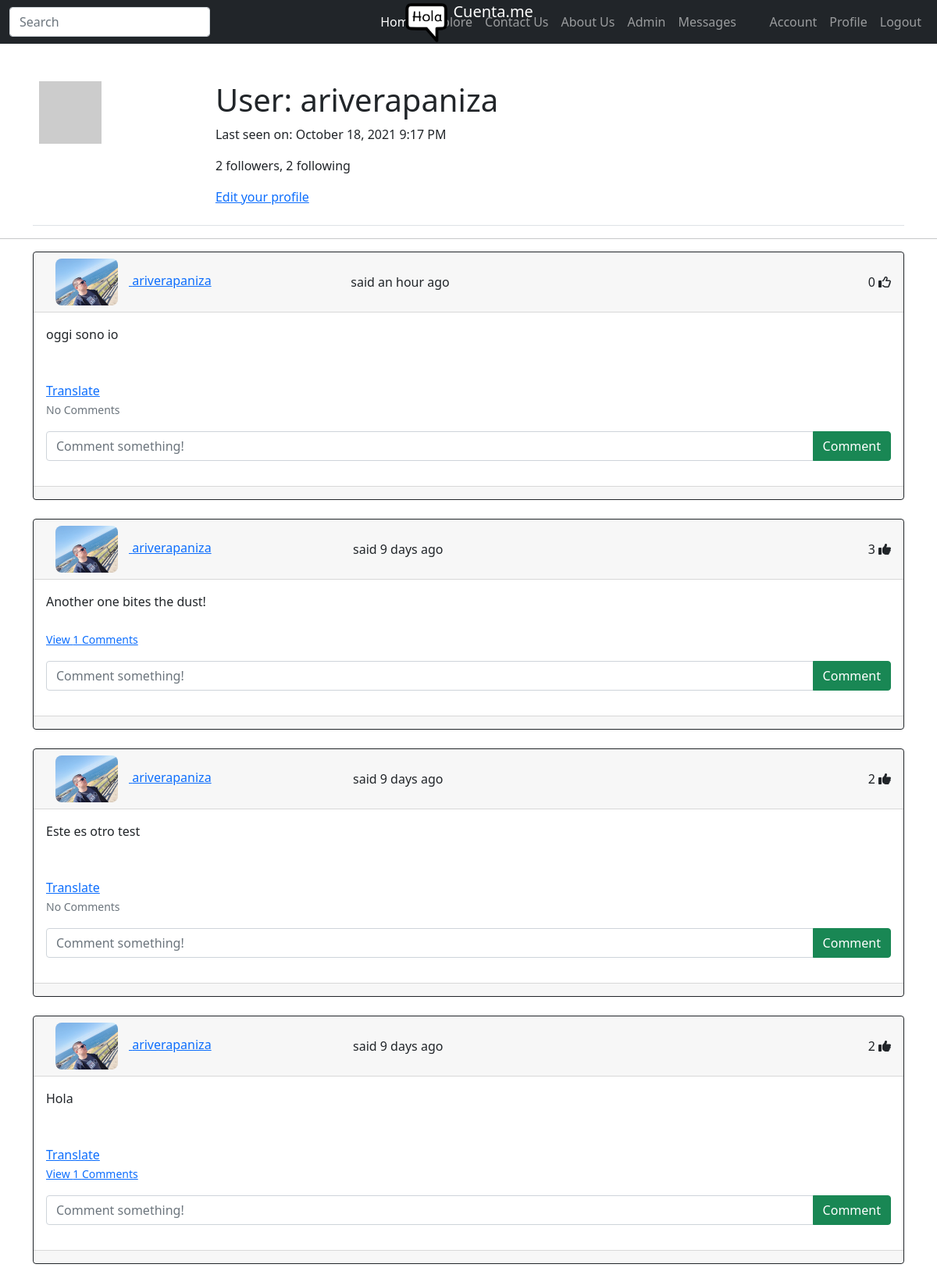
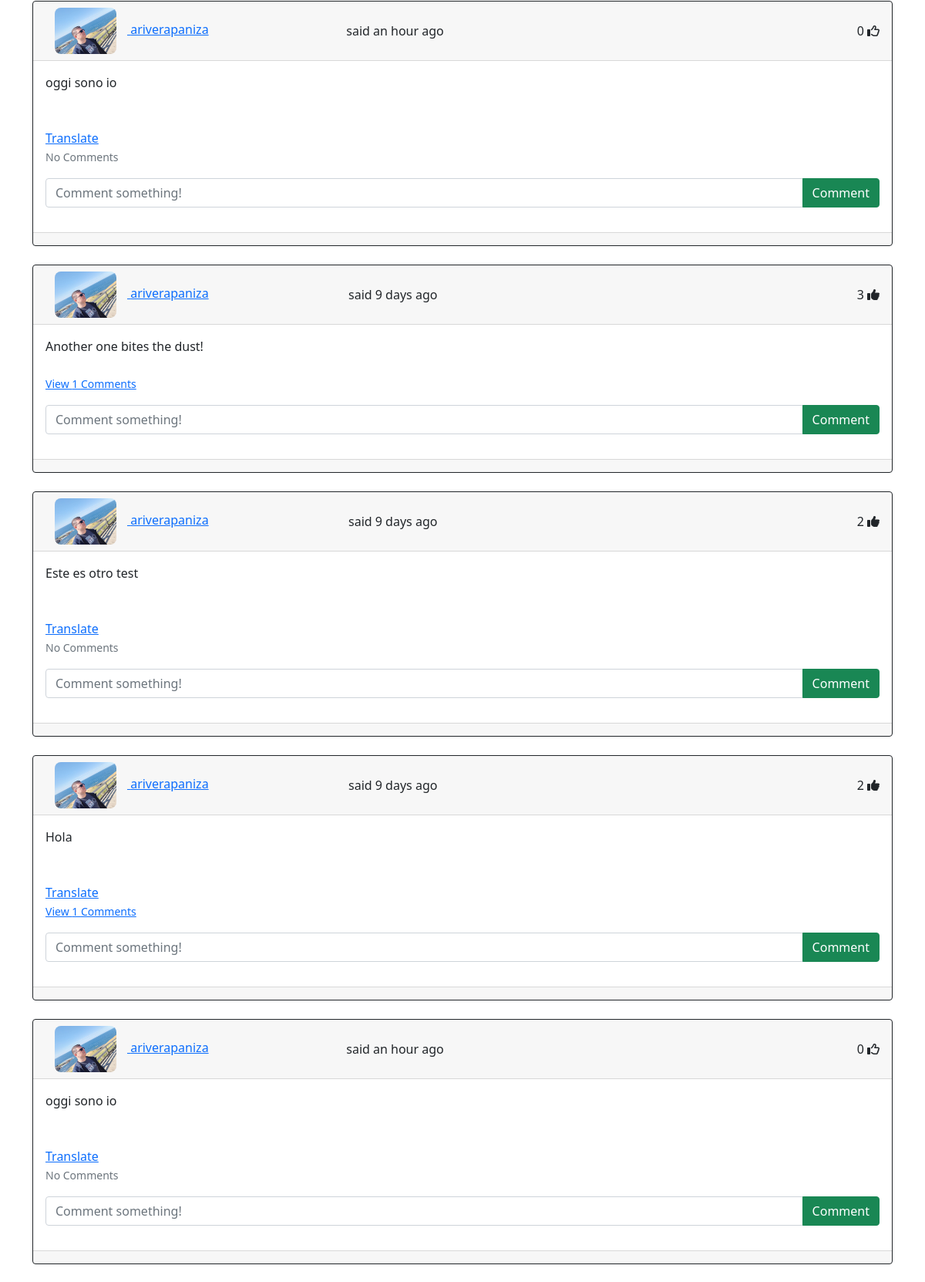
/user/ariverapaniza (signed in, upper part), run on the app's committed database (2 pictures, top to bottom).
### app/models.py (models this page shows, shortened)
class SearchableMixin(object):
    @classmethod
    def before_commit(cls, session):
        session._changes = {
            'add': list(session.new),
            'update': list(session.dirty),
            'delete': list(session.deleted)
        }
    @classmethod
    def after_commit(cls, session):
        for obj in session._changes['add']:
            if isinstance(obj, SearchableMixin):
                add_to_index(obj.__tablename__, obj)
        for obj in session._changes['update']:
            if isinstance(obj, SearchableMixin):
                add_to_index(obj.__tablename__, obj)
        for obj in session._changes['delete']:
            if isinstance(obj, SearchableMixin):
                remove_from_index(obj.__tablename__, obj)
        session._changes = None

class User(UserMixin, SearchableMixin, db.Model):
    __searchable__ = ['username']    # Added
    id = db.Column(db.Integer, primary_key=True)
    username = db.Column(db.String(64), index=True, unique=True)
    firstname = db.Column(db.String(20), unique=False, nullable = True)
    lastname = db.Column(db.String(20), unique=False, nullable = True)
    email = db.Column(db.String(120), index=True, unique=True)
    image_file = db.Column(db.String(120), nullable=False, default='default.jpg')
    date_created = db.Column(db.DateTime, default=datetime.utcnow)
    password_hash = db.Column(db.String(128))
    posts = db.relationship('Post', backref='author', lazy='dynamic')
    about_me = db.Column(db.String(140))
    last_seen = db.Column(db.DateTime, default=datetime.utcnow)
    followed = db.relationship(
        'User', secondary=followers,
        primaryjoin=(followers.c.follower_id == id),
        secondaryjoin=(followers.c.followed_id == id),
        backref=db.backref('followers', lazy='dynamic'), lazy='dynamic')
    messages_sent = db.relationship('Message',
                                    foreign_keys='Message.sender_id',
                                    backref='author', lazy='dynamic')
    messages_received = db.relationship('Message',
                                        foreign_keys='Message.recipient_id',
                                        backref='recipient', lazy='dynamic')
    last_message_read_time = db.Column(db.DateTime)
    notifications = db.relationship('Notification', backref='user',
                                    lazy='dynamic')
    comments = db.relationship('Comment', backref='user', passive_deletes=True)
    likes = db.relationship('Like', backref='user', passive_deletes=True)
    is_admin = db.Column(db.Boolean, default=False)
    def avatar(self, size):
        digest = md5(self.email.lower().encode('utf-8')).hexdigest()
        return 'https://www.gravatar.com/avatar/{}?d=identicon&s={}'.format(
            digest, size)
    def new_messages(self):
        last_read_time = self.last_message_read_time or datetime(1900, 1, 1)
        return Message.query.filter_by(recipient=self).filter(
            Message.timestamp > last_read_time).count()

class Post(SearchableMixin, db.Model):
    __searchable__ = ['body', 'id']
    id = db.Column(db.Integer, primary_key=True)
    body = db.Column(db.String(1400))
    timestamp = db.Column(db.DateTime, index=True, default=datetime.utcnow)
    user_id = db.Column(db.Integer, db.ForeignKey('user.id', ondelete="CASCADE"))
    language = db.Column(db.String(5))
    comments = db.relationship('Comment', backref='post', passive_deletes=True)
    likes = db.relationship('Like', backref='post', passive_deletes=True)

### app/routes.py (the view)
@app.route('/user/<username>')
@login_required
def user(username):
    user = User.query.filter_by(username=username).first_or_404()
    page = request.args.get('page', 1, type=int)
    posts = user.posts.order_by(Post.timestamp.desc()).paginate(page, app.config['POSTS_PER_PAGE'], False)
    next_url = url_for('user', username=user.username, page=posts.next_num) \
        if posts.has_next else None
    prev_url = url_for('user', username=user.username, page=posts.prev_num) \
        if posts.has_prev else None
    form = EmptyForm()
    image_url=url_for('static', filename='profile_pics/'+current_user.image_file)
    return render_template('user.html', user=user, posts=posts.items, next_url=next_url, prev_url=prev_url, form=form, image_url=image_url)

### app/forms.py
class SearchForm(FlaskForm):
    q = StringField(_l('Search'), validators=[DataRequired()])
    def __init__(self, *args, **kwargs):
        if 'formdata' not in kwargs:
            kwargs['formdata'] = request.args
        if 'csrf_enabled' not in kwargs:
            kwargs['csrf_enabled'] = False
        super(SearchForm, self).__init__(*args, **kwargs)

class EmptyForm(FlaskForm):
    submit = SubmitField('Submit')

### app/models.py (called while the page is built)
@login.user_loader
def load_user(id):
    return User.query.get(int(id))

### app/routes.py (called while the page is built)
@app.before_request
def before_request():
    if current_user.is_authenticated:
        current_user.last_seen = datetime.utcnow()
        db.session.commit()
        g.search_form = SearchForm()
    g.locale = str(get_locale())

### app/templates/user.html (shortened to what this page needs)
{% extends "base.html" %}
{% block content %}
    <div class="container">
    <table class="table table-hover">
        <tr valign="top">
            <td><img src="{{ user.avatar(200) }}"></td>
            <td>
                <h1>{{ _('User') }}: {{ user.username }}</h1>
                {% if user.last_seen %}<p>{{ _('Last seen on') }}: {{ moment(user.last_seen).format('LLL') }}</p>{% endif %}
                <p>{{ _('%(count)d followers', count=user.followers.count()) }}, {{ _('%(count)d following', count=user.followed.count()) }}</p>
                {% if user == current_user %}
                <p><a href="{{ url_for('edit_profile') }}">{{ _('Edit your profile') }}</a></p>
                {% endif %}
            </td>
        </tr>
    </table>
    </div>
    <hr>
    {% for post in posts %}
        {% include '_post.html' %}
    {% endfor %}
  {% endblock %}

### app/templates/_post.html (shortened to what this page needs)
<div id="posts" class="container">
    {% for post in posts %}
    <div class="card border-dark">
      <div class="card-header d-flex justify-content-between align-items-center">
        {{ _('%(username)s said %(when)s', username=user_link, when=moment(post.timestamp).fromNow()) }} </h4> </p>
        <div>
          <span id="likes-count-{{post.id}}">
          {{ post.likes|length }}</span>
          {% if user.id in post.likes|map(attribute="user_id")|list %}
          <i
            class="fas fa-thumbs-up"
            id="like-button-{{post.id}}"
            onclick="like({{post.id}})"
          ></i>
          {% else %}
          <i
            class="far fa-thumbs-up"
            id="like-button-{{post.id}}"
            onclick="like({{post.id}})"
          ></i>
          {% endif %}
        </div>
      </div>
      <div class="card-body">
        <div class="card-text"><span id="post{{ post.id }}">{{ post.body }}</span></div>
        {% if post.language and post.language != g.locale %}
        <br><br>
        <span id="translation{{ post.id }}">
            <a href="javascript:translate(
                        '#post{{ post.id }}',
                        '#translation{{ post.id }}',
                        '{{ post.language }}',
                        '{{ g.locale }}');">{{ _('Translate') }}</a>
        </span>
        {% endif %}
        <br />
        <p class="card-text">
          {% if post.comments|length > 0 %}
          <a data-bs-toggle="collapse" href="#comments-{{post.id}}" role="button">
            <small>View {{post.comments|length}} Comments</small>
          </a>
          {% else %}
          <small class="text-muted">No Comments</small>
          {% endif %}
        </p>
        <form
          class="input-group mb-3"
          method="POST"
          action="/create-comment/{{post.id}}"
        >
          <input
            type="text"
            id="text"
            name="text"
            class="form-control"
            placeholder="Comment something!"
          />
          <button type="submit" class="btn btn-success">Comment</button>
        </form>
      </div>
      <div class="card-footer text-muted">{{post.date_created}}</div>
    </div>
    <br />
    {% endfor %}
  </div>

### app/static/style.css (style rules this page uses)
.account__img-avatar { height: 60px; width: auto; object-fit: cover; border-radius: 8px; margin: 0 14px 0 12px; transition: all 0.5s ease; align-items: center; }

### data on the page
User: username "ariverapaniza", last_seen "October 18, 2021 9:17 PM"
Post: timestamp (picture), likes|length "0", body "oggi sono io", shows "No Comments"
Post: timestamp (picture), likes|length "3", body "Another one bites the dust!", comments|length "1"
Post: timestamp (picture), likes|length "2", body "Este es otro test", shows "No Comments"
Post: timestamp (picture), likes|length "2", body "Hola", comments|length "1"
